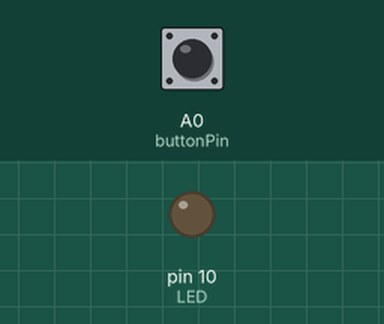
Recording of a sketch running on a simulated Arduino Mega 2560, built with avr-gcc and run on an emulated ATmega2560. On the bench: output pins drawn as LEDs (lit = HIGH). Inputs (shaded band) come from the test bench; at power-on: A0 (buttonPin) LOW. Storage starts empty; pins used as bus, display or sensor lines are not drawn; what the sketch prints to the serial monitor is not drawn.

Above: at 1.2 s.
1.3 s: A0 (buttonPin) pulled HIGH for 0.15 s
At 1.7 s:
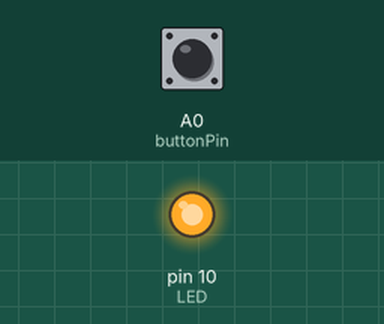
Timing chart, 0 to 4.3 s (numbered marks = the images above; inputs shaded):
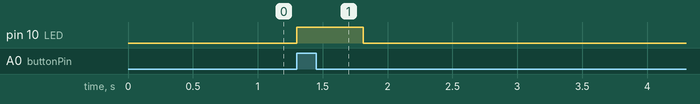

The sketch:

Save-Potensatial-2-Sensor-Value-By-Pressing-Push-Button.ino
```cpp
/*

 ** MOSI - pin 11
 ** MISO - pin 12
 ** CLK/SCK - pin 13
 ** CS - pin 4 (for MKRZero SD: SDCARD_SS_PIN)

*/


#include <SPI.h>
#include <SD.h>
File myFile;

const int CsPin = 53; //Arduino Uno-4 Mega-53
const int LED = 10;
const int buttonPin = A0;
bool buttonState = 0;
bool buttonFlag = 0;


// Potentiometer
const int vcc = A8;
const int gnd = A12;
const int POTENTIOMETER_PIN = A10;


void setup() {
  Serial.begin(9600);
  pinMode(buttonPin, INPUT);
  pinMode(LED, OUTPUT);

  // Wait for serial Connection
  while (!Serial) {
    ;
  }

  Serial.println("Initializing SD card...");

  if (!SD.begin(CsPin)) {
    Serial.println("initialization failed!");
    while (1);
  }
  Serial.println("initialization done.");


// Potentiometer
pinMode(POTENTIOMETER_PIN, INPUT);

  // Create versual VCC AND GND
  pinMode(vcc, OUTPUT);
  pinMode(gnd, OUTPUT);
  digitalWrite(vcc, HIGH);
  digitalWrite(gnd, LOW);

}//Void Setup End

void loop(){

  buttonState = digitalRead(buttonPin);
  //Serial.println(buttonState);

  if (buttonState == 1 && buttonFlag == 0) {
    buttonFlag = 1;
    digitalWrite(LED, HIGH);
    delay(500);
    Sd_Card_Write_Data(); // Calling Sd card writeing function
  }

  else if (buttonState == 0 && buttonFlag == 1) {
    buttonFlag = 0;
    digitalWrite(LED, LOW);
  }

  else{
    digitalWrite(LED, LOW);
  }
}


void Sd_Card_Write_Data(){

  myFile = SD.open("TempData.txt", FILE_WRITE);

  if (myFile) {
    Serial.println("Writing to TempData.txt...");
    int data = analogRead(POTENTIOMETER_PIN);
    //myFile.println(String(data) + ',' + String(data)); //Saveing Lots of Data
    myFile.println(data);

    // close the file:
    myFile.close();
    Serial.println("done.");
  }

  else {
    // if the file didn't open, print an error:
    Serial.println("error opening TempData.txt");
  }


}// Eend Sd_Card_Write_Data Function
```

Measured:
- after the input at 1.3 s, pin 10 (LED): LOW → HIGH at once, → LOW 0.51 s later
